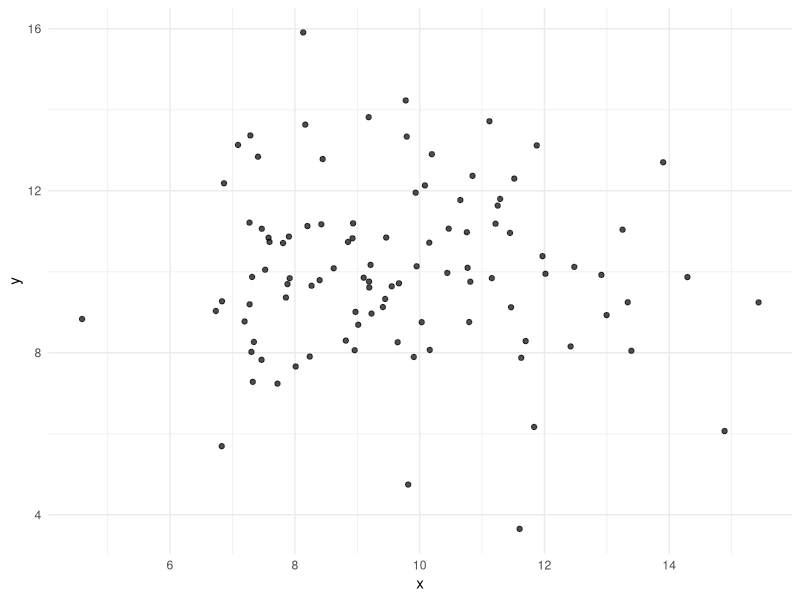
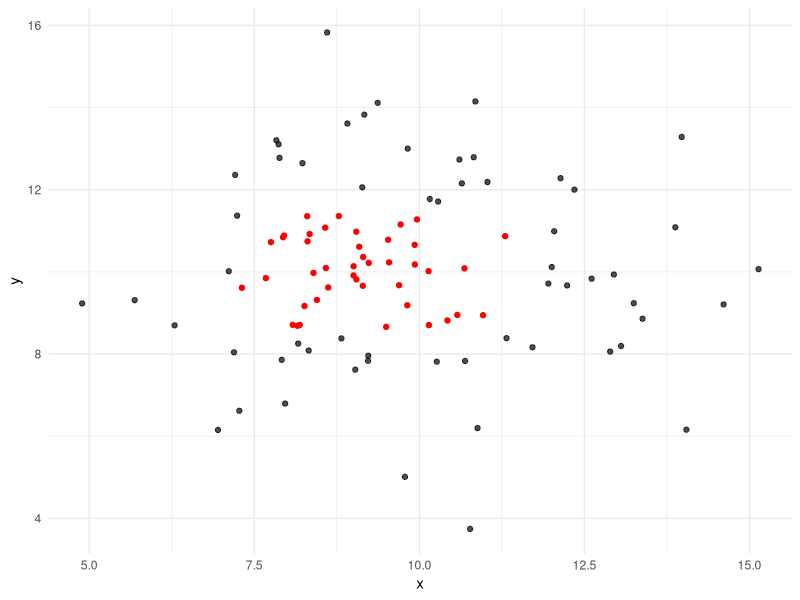
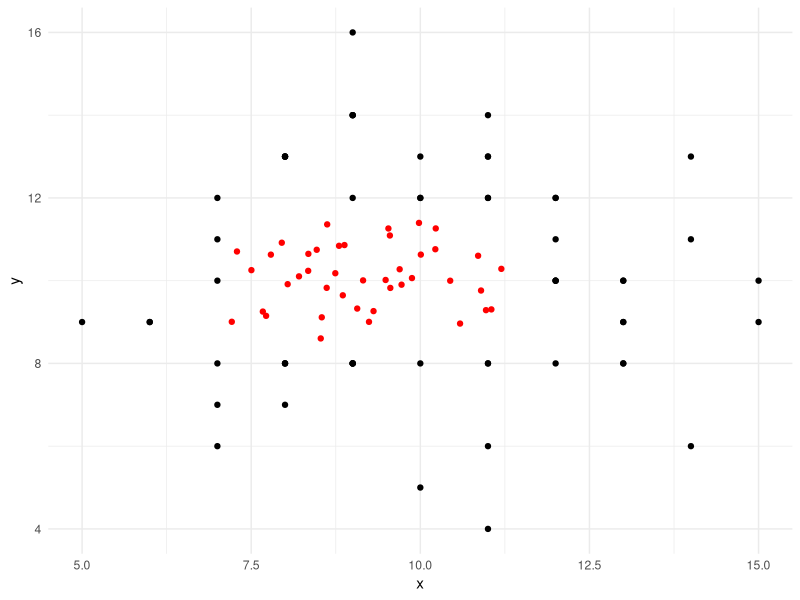

Source code (R) for these figures, in order:
## ---- chunk 1
library(tidyverse)
library(rlang)

# make some sample
set.seed(1234)
df <- 2 %>% 
    rerun(rnorm(100, 10, 2) %>% round()) %>% 
    bind_cols()
colnames(df) <- c("x", "y")

# simple plot
p <- df %>% 
    ggplot(aes(x, y)) + 
    geom_point(position = position_jitter(width = 1), 
               alpha = 0.7) +
    theme_minimal()
p
## ---- chunk 2
summary(df)

# filter values within (w) q1, q3
(w <- df %>% 
    filter(x >= quantile(x, probs = 0.25),
           x <= quantile(x, probs = 0.75),
           y >= quantile(y, probs = 0.25),
           y <= quantile(y, probs = 0.75)))

# points that fall outside q1, q3
v <- anti_join(df, w, by = c("x", "y"))

# modify previous plot
w %>% 
    ggplot(aes(x, y)) + 
    geom_jitter(width = 1, col = "red") + 
    geom_jitter(data = v, aes(x, y), alpha = 0.7) + 
    theme_minimal()
## ---- chunk 3
text_expression <- function(var, ops, pct) {
    sprintf("%s %s quantile(%s, probs = %g)", var, ops, var, pct)
}
text_expression("x", ">=", .75)
text_expression("y", "<=", .75)
## ---- chunk 4
custom_filter <- function(x, filter_expr) {
    expr <- parse_expr(filter_expr)
    df %>% filter(!!expr)
}
custom_filter(x, text_expression("x", ">=", .75))
## ---- chunk 5
# the following has 3 expressions
parse_exprs("NULL; list()\n foo(bar)")
## ---- chunk 6
# form 'head' of our expressions
(ehead <- map(.x = list("x", "y"), .f = paste, list(">=", "<=")))

# form 'taik' of our expressions
(etail <- map(.x = list("x", "y"), 
             .f = ~ sprintf('quantile(%s, probs = %g)', .x, .y),
             list = c(.25, .75)))

# combine head and tail
(exprs <- map2(ehead, etail, ~ sprintf("%s %s", .x, .y)))

# collapse our expressions into a long string
(exprs <- exprs %>% 
    unlist() %>% 
    # use ';' or "\n"
    paste0(collapse = ";"))
## ---- chunk 7
# modify our custom filtering to fit multiple expressions
custom_filter = function(x, exprs) {
    # take note of the plurar form
    exprs_list <- parse_exprs(exprs)
    # apply on data frame
    x %>% filter(!!!exprs_list)
}
# thats it
(w2 <- df %>% custom_filter(exprs))
## ---- chunk 8
w2 %>% 
    ggplot(aes(x, y)) +
    geom_point(position = position_jitter(width = 1), col = "red") + 
    geom_point(data = anti_join(df, w), aes(x, y)) +
    theme_minimal()

# final check
all(w == w2)
